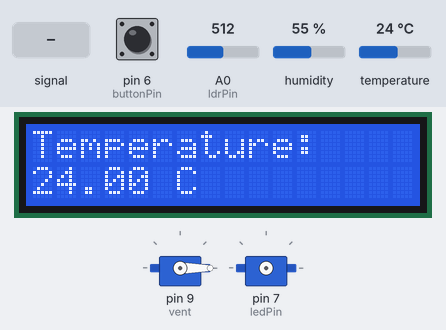
This sketch was run on a simulated Arduino Uno, built with avr-gcc and run on an emulated ATmega328P. Parts: 2 × servo, 16×2 character LCD. Wiring (inferred from the names in the program): servo: signal pin 7. Inputs (shaded band) come from the test bench; at power-on: pin 6 (buttonPin) HIGH, temperature 24 °C, A0 (ldrPin) = 512, humidity 55 %. Servo pulses on a pin are drawn as a servo (544–2400 µs = 0–180°).

Above: at 1.2 s.
1.3 s: pin 6 (buttonPin) pulled LOW for 0.15 s
At 2.4 s:
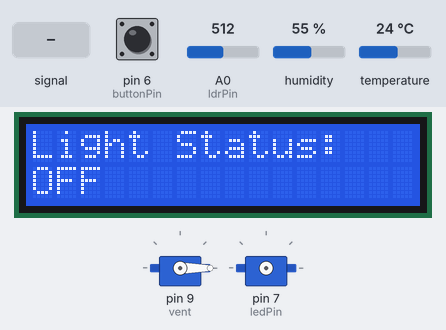
3.5 s: A0 (ldrPin) fed a 200 Hz sine of ±81 counts around its level
5.5 s: pin 6 (buttonPin) pulled LOW for 1 s
At 7.21 s:
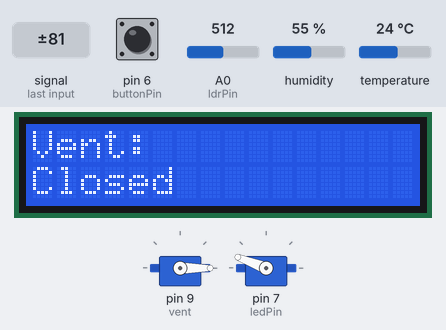
8.0 s: temperature set to 33 °C
At 10.4 s:
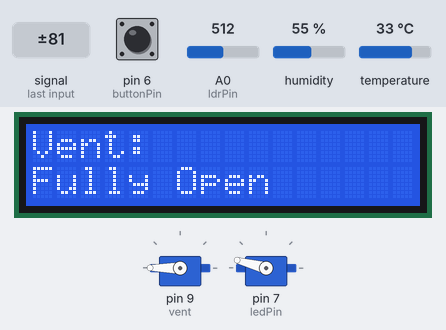
10.5 s: pin 6 (buttonPin) pulled LOW for 0.15 s
At 11.1 s:
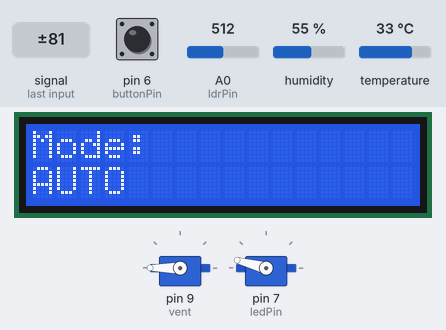
11.2 s: A0 (ldrPin) set to 0
At 11.8 s:
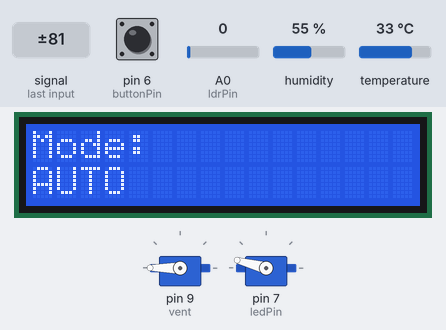
Timing chart, 0 to 13.7 s (numbered marks = the images above; inputs shaded):
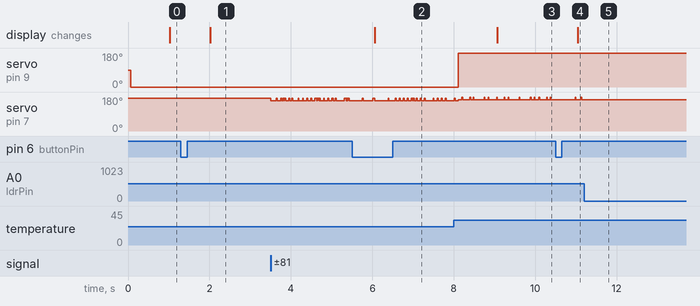

The sketch:

code.ino
```cpp
#include <DHT.h>
#include <Servo.h>
#include <LiquidCrystal_I2C.h>
#define DHTPIN 4
#define DHTTYPE DHT22
#define ldrPin A0
#define ledPin 7
#define buttonPin 6
DHT dht(DHTPIN, DHTTYPE);
Servo vent;
LiquidCrystal_I2C lcd(0x27, 16, 2);
int screen = 0;
bool lastButton = HIGH;
unsigned long lastUpdate = 0;

void setup() {
  Serial.begin(9600);
  dht.begin();
  vent.attach(9);
  pinMode(ledPin, OUTPUT);
  pinMode(buttonPin, INPUT_PULLUP);
  lcd.init();
  lcd.backlight();
}

void loop() {
  bool button = digitalRead(buttonPin);

  if (lastButton == HIGH && button == LOW) {
    screen++;
    if (screen > 3) screen = 0;
    delay(250);
  }
  lastButton = button;
  int ldr = analogRead(ldrPin);
  float temp = dht.readTemperature();

  if (isnan(temp)) {
    Serial.println("DHT Error");
    return;
  }
  if (ldr < 500) digitalWrite(ledPin, HIGH);
  else digitalWrite(ledPin, LOW);

  if (temp < 28) vent.write(0);
  else if (temp <= 32) vent.write(90);
  else vent.write(180);

  if (millis() - lastUpdate > 1000) {
    lastUpdate = millis();

    lcd.clear();

    switch (screen) {

      case 0:
        lcd.setCursor(0, 0);
        lcd.print("Temperature:");
        lcd.setCursor(0, 1);
        lcd.print(temp);
        lcd.print(" C");
        break;

      case 1:
        lcd.setCursor(0, 0);
        lcd.print("Light Status:");
        lcd.setCursor(0, 1);
        lcd.print(ldr < 500 ? "ON" : "OFF");
        break;

      case 2:
        lcd.setCursor(0, 0);
        lcd.print("Vent:");
        lcd.setCursor(0, 1);
        if (temp < 28) lcd.print("Closed");
        else if (temp <= 32) lcd.print("Half Open");
        else lcd.print("Fully Open");
        break;

      case 3:
        lcd.setCursor(0, 0);
        lcd.print("Mode:");
        lcd.setCursor(0, 1);
        lcd.print("AUTO");
        break;
    }
  }
}
```

Measured:
- after the input at 1.3 s, the display: changes after 0.72 s (image 1)
- after the input at 5.5 s, the display: changes after 0.56 s (image 2)
- after the input at 8.0 s, servo on pin 9 (vent): 0° → 180° after 0.11 s; the display: changes after 1.1 s (image 3)
- after the input at 10.5 s, the display: changes after 0.54 s (image 4)
- after the input at 11.2 s, servo on pin 7 (ledPin): stops changing and stays 165°
